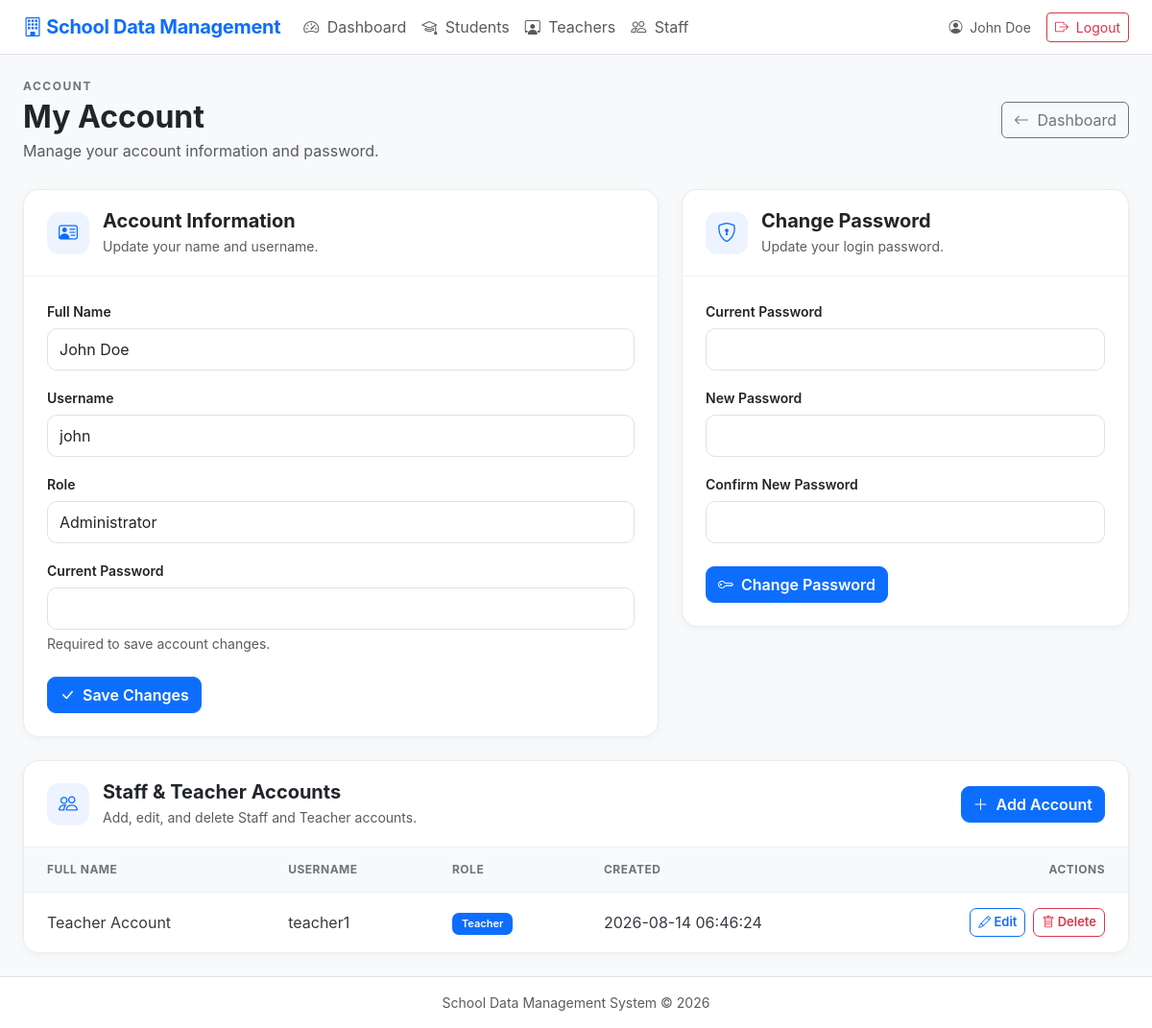
Page /account.php (signed in) on the committed database.
### tables this page shows
CREATE TABLE `users` (
  `id` int(10) UNSIGNED NOT NULL,
  `full_name` varchar(150) NOT NULL,
  `username` varchar(80) NOT NULL,
  `password` varchar(255) NOT NULL,
  `role` enum('Administrator','Teacher','Staff') NOT NULL DEFAULT 'Staff',
  `created_at` timestamp NOT NULL DEFAULT current_timestamp()
);

### config.php (called while the page is built, shortened)
<?php
function e($value) {
    return htmlspecialchars((string)$value, ENT_QUOTES, 'UTF-8');
}
?>

### account.php (the view, shortened to what this page needs)
<?php
require_once __DIR__ . '/config.php';
$userId = (int)($_SESSION['user_id'] ?? 0);
$userRole = $_SESSION['role'] ?? '';
$isAdmin = ($userRole === 'Administrator');
$stmt = $pdo->prepare("
    SELECT id, username, full_name, role
    FROM users
    WHERE id = ?
");
$stmt->execute([$userId]);
$user = $stmt->fetch();
$accounts = [];
if ($isAdmin) {
    $stmt = $pdo->query("
        SELECT
            id,
            username,
            full_name,
            role,
            created_at
        FROM users
        WHERE role IN ('Teacher', 'Staff')
        ORDER BY role ASC, full_name ASC
    ");
    $accounts = $stmt->fetchAll();
}
include 'header.php';
?>
<link rel="stylesheet" href="assets/account.css">
<div class="account-page">
    <div class="account-header">
        <div>
            <div class="account-label">
                ACCOUNT
            </div>
            <h2 class="fw-bold mb-1">
                My Account
            </h2>
            <p class="text-muted mb-0">
                Manage your account information and password.
            </p>
        </div>
        <a
            href="index.php"
            class="btn btn-outline-secondary"
        >
            <i class="bi bi-arrow-left me-1"></i>
            Dashboard
        </a>
    </div>
    <div class="row g-4">
        <div class="col-12 col-lg-7">
            <div class="account-card">
                <div class="account-card-header">
                    <div class="account-card-heading">
                        <div class="account-icon">
                            <i class="bi bi-person-vcard"></i>
                        </div>
                        <div>
                            <h5 class="fw-bold mb-1">
                                Account Information
                            </h5>
                            <p class="text-muted small mb-0">
                                Update your name and username.
                            </p>
                        </div>
                    </div>
                </div>
                <div class="account-card-body">
                    <form method="post">
                        <div class="mb-3">
                            <label class="form-label">
                                Full Name
                            </label>
                            <input
                                type="text"
                                name="full_name"
                                class="form-control"
                                value="<?= e($user['full_name']) ?>"
                                maxlength="150"
                                required
                            >
                        </div>
                        <div class="mb-3">
                            <label class="form-label">
                                Username
                            </label>
                            <input
                                type="text"
                                name="username"
                                class="form-control"
                                value="<?= e($user['username']) ?>"
                                maxlength="80"
                                required
                            >
                        </div>
                        <div class="mb-3">
                            <label class="form-label">
                                Role
                            </label>
                            <input
                                type="text"
                                class="form-control"
                                value="<?= e($user['role']) ?>"
                                readonly
                            >
                        </div>
                        <div class="mb-4">
                            <label class="form-label">
                                Current Password
                            </label>
                            <input
                                type="password"
                                name="current_password"
                                class="form-control"
                                required
                            >
                            <div class="form-text">
                                Required to save account changes.
                            </div>
                        </div>
                        <button
                            type="submit"
                            name="update_account"
                            value="1"
                            class="btn btn-primary"
                        >
                            <i class="bi bi-check-lg me-1"></i>
                            Save Changes
                        </button>
                    </form>
                </div>
            </div>
        </div>
        <div class="col-12 col-lg-5">
            <div class="account-card">
                <div class="account-card-header">
                    <div class="account-card-heading">
                        <div class="account-icon">
                            <i class="bi bi-shield-lock"></i>
                        </div>
                        <div>
                            <h5 class="fw-bold mb-1">
                                Change Password
                            </h5>
                            <p class="text-muted small mb-0">
                                Update your login password.
                            </p>
                        </div>
                    </div>
                </div>
                <div class="account-card-body">
                    <form method="post">
                        <div class="mb-3">
                            <label class="form-label">
                                Current Password
                            </label>
                            <input
                                type="password"
                                name="current_password"
                                class="form-control"
                                required
                            >
                        </div>
                        <div class="mb-3">
                            <label class="form-label">
                                New Password
                            </label>
                            <input
                                type="password"
                                name="new_password"
                                class="form-control"
                                minlength="6"
                                required
                            >
                        </div>
                        <div class="mb-4">
                            <label class="form-label">
                                Confirm New Password
                            </label>
                            <input
                                type="password"
                                name="confirm_password"
                                class="form-control"
                                minlength="6"
                                required
                            >
                        </div>
                        <button
                            type="submit"
                            name="change_password"
                            value="1"
                            class="btn btn-primary"
                        >
                            <i class="bi bi-key me-1"></i>
                            Change Password
                        </button>
                    </form>
                </div>
            </div>
        </div>
    </div>
    <?php if ($isAdmin): ?>
        <div class="account-card mt-4">
            <div class="account-card-header">
                <div class="account-card-heading">
                    <div class="account-icon">
                        <i class="bi bi-people"></i>
                    </div>
                    <div>
                        <h5 class="fw-bold mb-1">
                            Staff & Teacher Accounts
                        </h5>
                        <p class="text-muted small mb-0">
                            Add, edit, and delete Staff and Teacher accounts.
                        </p>
                    </div>
                </div>
                <button
                    type="button"
                    class="btn btn-primary"
                    data-bs-toggle="modal"
                    data-bs-target="#addAccountModal"
                >
                    <i class="bi bi-plus-lg me-1"></i>
                    Add Account
                </button>
            </div>
            <div class="table-responsive">
                <table class="table account-table align-middle mb-0">
                    <thead>
                        <tr>
                            <th>
                                Full Name
                            </th>
                            <th>
                                Username
                            </th>
                            <th>
                                Role
                            </th>
                            <th>
                                Created
                            </th>
                            <th class="text-end">
                                Actions
                            </th>
                        </tr>
                    </thead>
                    <tbody>
                        <?php foreach ($accounts as $account): ?>
                            <tr>
                                <td>
                                    <?= e($account['full_name']) ?>
                                </td>
                                <td>
                                    <?= e($account['username']) ?>
                                </td>
                                <td>
                                    <?php if ($account['role'] === 'Teacher'): ?>
                                        <span class="badge bg-primary">
                                            Teacher
                                        </span>
                                    <?php else: ?>
                                        <span class="badge bg-secondary">
                                            Staff
                                        </span>
                                    <?php endif; ?>
                                </td>
                                <td>
                                    <?= e($account['created_at']) ?>
                                </td>
                                <td>
                                    <div class="d-flex justify-content-end gap-2">
                                        <button
                                            type="button"
                                            class="btn btn-sm btn-outline-primary"
                                            data-bs-toggle="modal"
                                            data-bs-target="#editAccountModal"
                                            data-id="<?= (int)$account['id'] ?>"
                                            data-name="<?= e($account['full_name']) ?>"
                                            data-username="<?= e($account['username']) ?>"
                                            data-role="<?= e($account['role']) ?>"
                                        >
                                            <i class="bi bi-pencil"></i>
                                            Edit
                                        </button>
                                        <button
                                            type="button"
                                            class="btn btn-sm btn-outline-danger"
                                            data-bs-toggle="modal"
                                            data-bs-target="#deleteAccountModal"
                                            data-id="<?= (int)$account['id'] ?>"
                                            data-name="<?= e($account['full_name']) ?>"
                                        >
                                            <i class="bi bi-trash"></i>
                                            Delete
                                        </button>
                                    </div>
                                </td>
                            </tr>
                        <?php endforeach; ?>
                    </tbody>
                </table>
            </div>
        </div>
    <?php endif; ?>
</div>
<?php include 'footer.php'; ?>

### assets/style.css (style rules this page uses)
body { font-family: Inter, system-ui, -apple-system, "Segoe UI", sans-serif; }
.table td, .table th { vertical-align: middle; }
.form-label { font-weight: 600; font-size: .9rem; }

### assets/navigation.css (style rules this page uses)
html, body { min-height: 100%; }
body { display: flex; flex-direction: column; min-height: 100vh; }

### assets/account.css (style rules this page uses)
.account-page { max-width: 1400px; margin: 0 auto; }
.account-header { display: flex; justify-content: space-between; align-items: center; gap: 20px; margin-bottom: 28px; }
.account-label { font-size: 12px; font-weight: 700; letter-spacing: 1.5px; color: #6c757d; margin-bottom: 4px; }
.account-card { background: #fff; border: 1px solid #e9ecef; border-radius: 16px; overflow: hidden; box-shadow: 0 2px 8px rgba(0, 0, 0, 0.04); }
.account-card-header { display: flex; align-items: center; justify-content: space-between; gap: 15px; padding: 20px 24px; border-bottom: 1px solid #edf0f2; }
.account-card-header > div:first-child { display: flex; align-items: center; gap: 14px; }
.account-card-header h5 { margin: 0; }
.account-icon { width: 44px; height: 44px; border-radius: 12px; background: #eef4ff; color: #0d6efd; display: flex; align-items: center; justify-content: center; font-size: 20px; flex-shrink: 0; }
.account-card-body { padding: 24px; }
.account-card .form-label { font-weight: 600; font-size: 14px; margin-bottom: 7px; }
.account-card .form-control { min-height: 44px; border-radius: 10px; border-color: #dee2e6; }
.account-card .btn { border-radius: 9px; font-weight: 600; }
.account-table { margin: 0; }
.account-table thead th { background: #f8f9fa; color: #6c757d; font-size: 12px; font-weight: 700; text-transform: uppercase; letter-spacing: 0.5px; padding: 14px 24px; border-bottom: 1px solid #e9ecef; white-space: nowrap; }
.account-table tbody td { padding: 16px 24px; border-bottom: 1px solid #f0f1f2; color: #343a40; }
.account-table tbody tr:last-child td { border-bottom: 0; }
.account-table .badge { padding: 6px 10px; border-radius: 7px; font-size: 11px; font-weight: 600; }
.account-table .btn { border-radius: 7px; font-size: 13px; font-weight: 600; }
.account-card-heading { display: flex; align-items: center; gap: 14px; }

### rows in the picture
users: full_name "John Doe", username "john", role "Administrator"
users: full_name "Teacher Account", username "teacher1", role "Teacher", created_at "2026-08-14 06:46:24"

### other values in the picture
$_SESSION['full_name'] "John Doe"
